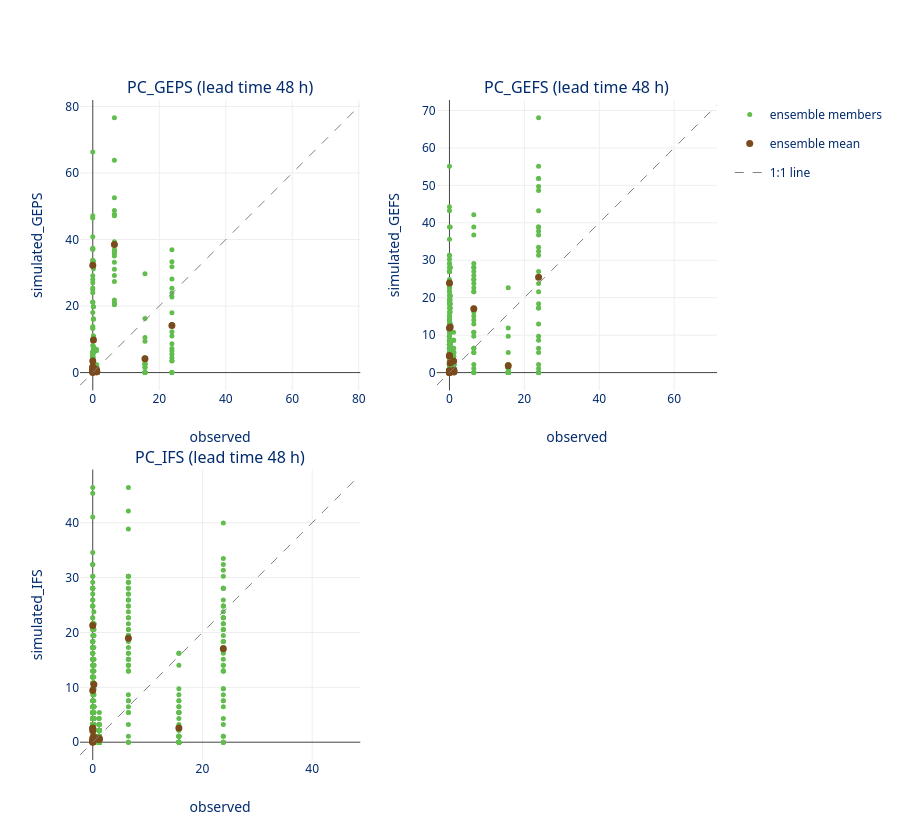

Notebook code for this chart:
### Markdown cell above
## 2 - Visual inspection with a scatter plot per lead time
Another great tool for "eyeball" verification is the scatter plot. The scatter plot is relatively easy to understand, but is slightly more abstract than the visualization above. 

For all forecasts in our `OutputDataset`, we collect all realizations of the ensemble at a specific lead time. You can use the  `lead_times` variable  (a list of `np.timedelta64` instances) to slice the data at a specific lead time. For that given slice, we can make the scatter plot.

### Code cell
scatter_plot(ods, lead_time=lead_times[1])

### Figure 1 — Plotly figure (JSON) as saved in the notebook; plotly's stock layout.template omitted (floating-point values rounded to 4 significant figures; data arrays with more than 128 entries replaced by an {"elided": "..."} marker saying what was removed)
{"data": [{"legendgroup": "members", "marker": {"color": "#61BD4D", "size": 5, "symbol": "circle"}, "mode": "markers", "name": "ensemble members", "showlegend": true, "type": "scatter", "x": {"elided": "378 float values"}, "xaxis": "x", "y": {"elided": "378 float values"}, "yaxis": "y"}, {"legendgroup": "mean", "marker": {"color": "#7A491C", "size": 7, "symbol": "circle"}, "mode": "markers", "name": "ensemble mean", "showlegend": true, "type": "scatter", "x": [0.2, 0.2, 0.0, 1.2, 0.0, 1.2, 0.0, 0.0, 0.0, 0.0, 0.0, 0.0, 0.0, 1.1, 15.7, 23.8, 6.5, 0.0], "xaxis": "x", "y": [9.821, 0.8929, 0.3621, 0.2583, 1.705, 0.2369, 0.2445, 0.73, 0.284, 0.03214, 1.597, 3.49, 1.131, 0.9136, 4.177, 14.16, 38.52, 32.24], "yaxis": "y"}, {"legendgroup": "reference", "line": {"color": "#818181", "dash": "dash", "width": 1}, "mode": "lines", "name": "1:1 line", "showlegend": true, "type": "scatter", "x": [-3.842, 80.45], "xaxis": "x", "y": [-3.842, 80.45], "yaxis": "y"}, {"legendgroup": "members", "marker": {"color": "#61BD4D", "size": 5, "symbol": "circle"}, "mode": "markers", "name": "ensemble members", "showlegend": false, "type": "scatter", "x": {"elided": "558 float values"}, "xaxis": "x2", "y": {"elided": "558 float values"}, "yaxis": "y2"}, {"legendgroup": "mean", "marker": {"color": "#7A491C", "size": 7, "symbol": "circle"}, "mode": "markers", "name": "ensemble mean", "showlegend": false, "type": "scatter", "x": [0.2, 0.2, 0.0, 1.2, 0.0, 1.2, 0.0, 0.0, 0.0, 0.0, 0.0, 0.0, 0.0, 1.1, 15.7, 23.8, 6.5, 0.0], "xaxis": "x2", "y": [12.19, 2.543, 0.3832, 0.1742, 4.564, 0.6271, 0.0, 0.2787, 0.06968, 0.0, 0.5226, 11.91, 4.425, 3.101, 1.846, 25.47, 17.07, 23.93], "yaxis": "y2"}, {"legendgroup": "reference", "line": {"color": "#818181", "dash": "dash", "width": 1}, "mode": "lines", "name": "1:1 line", "showlegend": false, "type": "scatter", "x": [-3.402, 71.44], "xaxis": "x2", "y": [-3.402, 71.44], "yaxis": "y2"}, {"legendgroup": "members", "marker": {"color": "#61BD4D", "size": 5, "symbol": "circle"}, "mode": "markers", "name": "ensemble members", "showlegend": false, "type": "scatter", "x": {"elided": "918 float values"}, "xaxis": "x3", "y": {"elided": "918 float values"}, "yaxis": "y3"}, {"legendgroup": "mean", "marker": {"color": "#7A491C", "size": 7, "symbol": "circle"}, "mode": "markers", "name": "ensemble mean", "showlegend": false, "type": "scatter", "x": [0.2, 0.2, 0.0, 1.2, 0.0, 1.2, 0.0, 0.0, 0.0, 0.0, 0.0, 0.0, 0.0, 1.1, 15.7, 23.8, 6.5, 0.0], "xaxis": "x3", "y": [10.52, 1.016, 0.6988, 0.6565, 2.499, 0.4871, 0.1482, 0.3388, 0.08471, 0.0, 2.584, 9.424, 2.096, 0.5294, 2.605, 17.03, 18.95, 21.28], "yaxis": "y3"}, {"legendgroup": "reference", "line": {"color": "#818181", "dash": "dash", "width": 1}, "mode": "lines", "name": "1:1 line", "showlegend": false, "type": "scatter", "x": [-2.322, 48.76], "xaxis": "x3", "y": [-2.322, 48.76], "yaxis": "y3"}], "layout": {"annotations": [{"font": {"size": 16}, "showarrow": false, "text": "PC_GEPS (lead time 48 h)", "x": 0.22, "xanchor": "center", "xref": "paper", "y": 1, "yanchor": "bottom", "yref": "paper"}, {"font": {"size": 16}, "showarrow": false, "text": "PC_GEFS (lead time 48 h)", "x": 0.78, "xanchor": "center", "xref": "paper", "y": 1, "yanchor": "bottom", "yref": "paper"}, {"font": {"size": 16}, "showarrow": false, "text": "PC_IFS (lead time 48 h)", "x": 0.22, "xanchor": "center", "xref": "paper", "y": 0.44, "yanchor": "bottom", "yref": "paper"}], "height": 840, "hovermode": "closest", "xaxis": {"anchor": "y", "domain": [0, 0.44], "range": [-3.842, 80.45], "title": {"text": "observed"}}, "xaxis2": {"anchor": "y2", "domain": [0.56, 1], "range": [-3.402, 71.44], "title": {"text": "observed"}}, "xaxis3": {"anchor": "y3", "domain": [0, 0.44], "range": [-2.322, 48.76], "title": {"text": "observed"}}, "xaxis4": {"anchor": "y4", "domain": [0.56, 1]}, "yaxis": {"anchor": "x", "domain": [0.56, 1], "range": [-3.842, 80.45], "scaleanchor": "x", "scaleratio": 1, "title": {"text": "simulated_GEPS"}}, "yaxis2": {"anchor": "x2", "domain": [0.56, 1], "range": [-3.402, 71.44], "scaleanchor": "x2", "scaleratio": 1, "title": {"text": "simulated_GEFS"}}, "yaxis3": {"anchor": "x3", "domain": [0, 0.44], "range": [-2.322, 48.76], "scaleanchor": "x3", "scaleratio": 1, "title": {"text": "simulated_IFS"}}, "yaxis4": {"anchor": "x4", "domain": [0, 0.44]}}}
